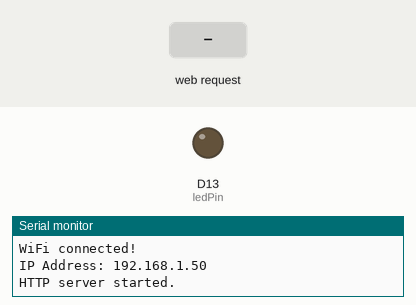
Simulated run of this sketch. Board: Arduino Nano RP2040 Connect. Shown: output pins drawn as LEDs (lit = HIGH), the last lines printed to the serial monitor. The test bench sets the inputs (shaded band). WiFi joins after 1.5 s; servers stay silent unless stated.

Above: at 2.7 s.
2.8 s: HTTP request GET /1 received
At 3.3 s:
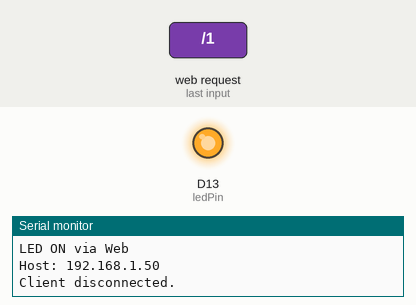
4.3 s: HTTP request GET /0 received
At 5.7 s:
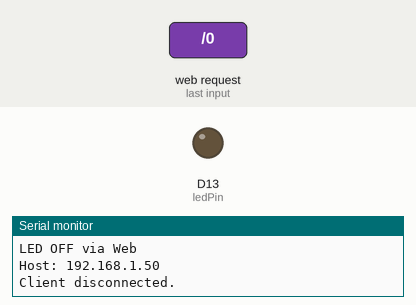
Timing chart, 0 to 7.3 s (numbered marks = the images above; inputs shaded):
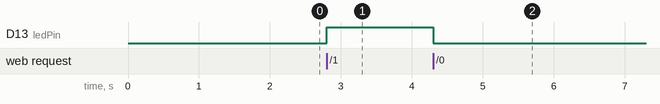

The sketch:

exercise1_wifi.ino
```cpp
#include <WiFiNINA.h>

const int ledPin = 13;

const char* ssid = "My_WiFi_SSID";
const char* password = "My_WiFi password could be here";

WiFiServer server(80);

void setup() {
  pinMode(ledPin, OUTPUT);

  Serial.begin(9600);

  if (WiFi.status() == WL_NO_MODULE) {
    Serial.println("WiFi module not found! Check hardware.");
    while (true);
  }

  Serial.print("Connecting to WiFi: ");
  Serial.println(ssid);

  while (WiFi.begin(ssid, password) != WL_CONNECTED) {
    delay(500);
    Serial.print(".");
  }

  Serial.println("\nWiFi connected!");
  Serial.print("IP Address: ");
  Serial.println(WiFi.localIP());

  server.begin();
  Serial.println("HTTP server started.");
}

void loop() {
  WiFiClient client = server.available();

  if (client) {
    Serial.println("New Client connected.");
    String currentLine = "";

    while (client.connected()) {
      if (client.available()) {
        char c = client.read();
        Serial.write(c);

        if (c == '\n') {
          if (currentLine.length() == 0) {
            client.println("HTTP/1.1 200 OK");
            client.println("Content-Type: text/html");
            client.println("Connection: close");
            client.println();

            client.println("<!DOCTYPE html><html>");
            client.println("<head><title>LED Control</title></head>");
            client.println("<body>");
            client.println("<h1>Arduino Nano RP2040 LED Control</h1>");
            client.println("<p>Click below to control the LED:</p>");
            client.println("<a href=\"/1\"><button>Turn LED ON</button></a>");
            client.println("<a href=\"/0\"><button>Turn LED OFF</button></a>");
            client.println("</body></html>");

            break;
          } else {
            if (currentLine.indexOf("GET /1") >= 0) {
              digitalWrite(ledPin, HIGH);
              Serial.println("LED ON via Web");
            }
            if (currentLine.indexOf("GET /0") >= 0) {
              digitalWrite(ledPin, LOW);
              Serial.println("LED OFF via Web");
            }
            currentLine = "";
          }
        } else if (c != '\r') {
          currentLine += c;
        }
      }
    }

    client.stop();
    Serial.println("Client disconnected.");
  }
}
```

Measured:
- after the input at 2.8 s, D13 (ledPin): LOW → HIGH at once
- after the input at 4.3 s, D13 (ledPin): HIGH → LOW at once
